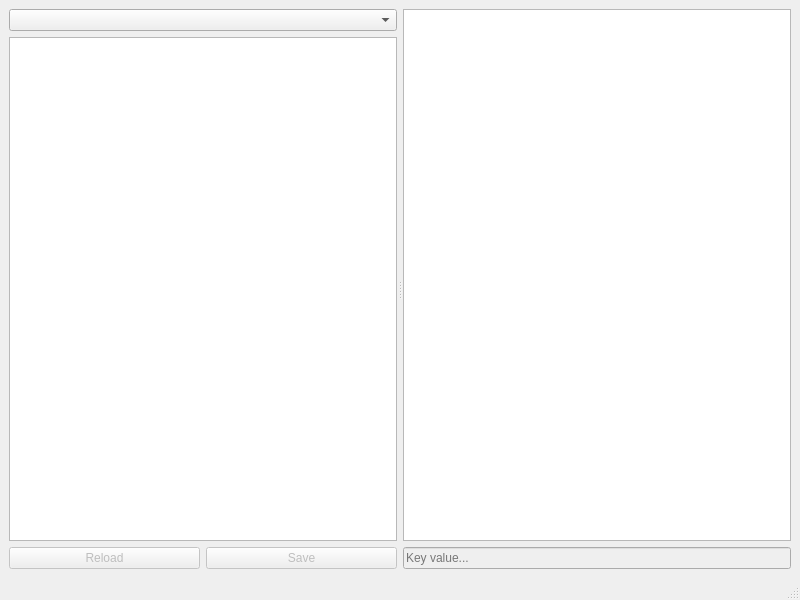
<?xml version="1.0" encoding="UTF-8"?>
<ui version="4.0">
 <class>MainWindow_kconf</class>
 <widget class="QMainWindow" name="MainWindow_kconf">
  <property name="geometry">
   <rect>
    <x>0</x>
    <y>0</y>
    <width>800</width>
    <height>600</height>
   </rect>
  </property>
  <property name="windowTitle">
   <string>KConfig Browser</string>
  </property>
  <property name="windowIcon">
   <iconset theme="settings-configure">
    <normaloff>.</normaloff>.</iconset>
  </property>
  <widget class="QWidget" name="centralwidget">
   <layout class="QVBoxLayout" name="verticalLayout_3">
    <item>
     <widget class="QSplitter" name="splitter">
      <property name="orientation">
       <enum>Qt::Horizontal</enum>
      </property>
      <property name="handleWidth">
       <number>6</number>
      </property>
      <property name="childrenCollapsible">
       <bool>false</bool>
      </property>
      <widget class="QWidget" name="verticalLayoutWidget">
       <layout class="QVBoxLayout" name="left_panel">
        <item>
         <widget class="QComboBox" name="comboBox_config_files"/>
        </item>
        <item>
         <widget class="QListWidget" name="listWidget_groups"/>
        </item>
        <item>
         <layout class="QHBoxLayout" name="horizontalLayout">
          <item>
           <widget class="QPushButton" name="pushButton_reload">
            <property name="enabled">
             <bool>false</bool>
            </property>
            <property name="text">
             <string>Reload</string>
            </property>
            <property name="icon">
             <iconset theme="view-refresh">
              <normaloff>.</normaloff>.</iconset>
            </property>
           </widget>
          </item>
          <item>
           <widget class="QPushButton" name="pushButton_save">
            <property name="enabled">
             <bool>false</bool>
            </property>
            <property name="text">
             <string>Save</string>
            </property>
            <property name="icon">
             <iconset theme="document-save">
              <normaloff>.</normaloff>.</iconset>
            </property>
           </widget>
          </item>
         </layout>
        </item>
       </layout>
      </widget>
      <widget class="QWidget" name="verticalLayoutWidget_2">
       <layout class="QVBoxLayout" name="right_panel">
        <item>
         <widget class="QListWidget" name="listWidget_keys"/>
        </item>
        <item>
         <widget class="QLineEdit" name="lineEdit_value">
          <property name="enabled">
           <bool>false</bool>
          </property>
          <property name="placeholderText">
           <string>Key value...</string>
          </property>
         </widget>
        </item>
       </layout>
      </widget>
     </widget>
    </item>
   </layout>
  </widget>
  <widget class="QStatusBar" name="statusbar"/>
 </widget>
 <resources/>
 <connections/>
</ui>
